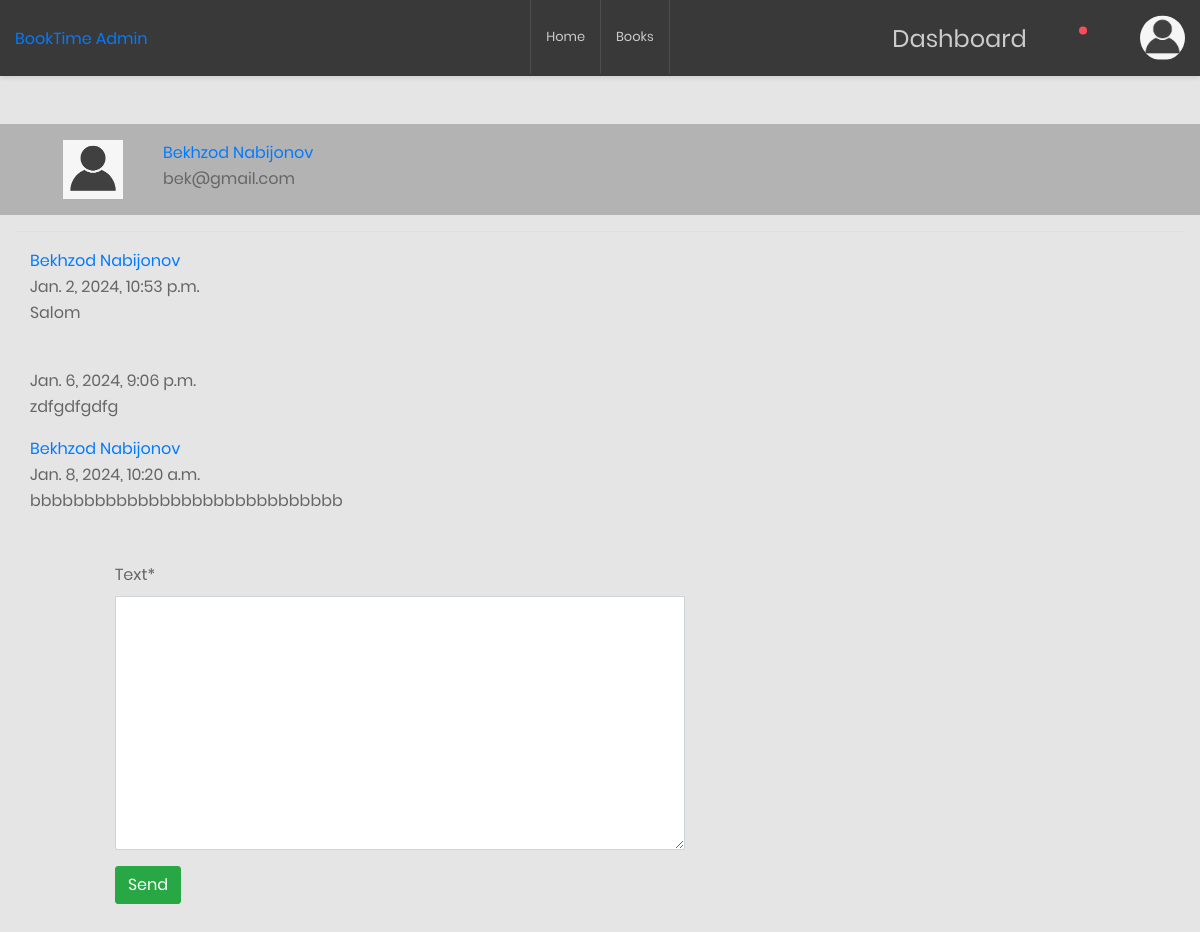
Page /dashboard/11/messages/ (signed in) on the committed database.
### readers/models.py (models this page shows)
class Readers(AbstractUser):
    class Status(models.TextChoices):
        New = "New", "New"
        Active = "Active", "Active"
    picture = models.ImageField(default='profile_pictures/anonim_user.png', upload_to='profile_pictures/')
    address = models.CharField(max_length=300, blank=True, default="")
    phone = models.CharField(max_length=13)
    balance = models.DecimalField(max_digits=8, decimal_places=2, blank=True, default=0)
    status = models.CharField(max_length=6,
                              choices=Status.choices,
                              default=Status.New
                              )
    class Meta:
        verbose_name = 'Reader'
        verbose_name_plural = 'Readers'

### dashboard/models.py (models this page shows, shortened)
class ReaderMessages(models.Model):
    reader = models.ForeignKey(Readers, related_name='reader_messages', on_delete=models.CASCADE)
    text = models.TextField()
    created_at = models.DateTimeField(auto_now_add=True)
    admin = models.ForeignKey(Readers, related_name='admin_messsages', on_delete=models.CASCADE)

### dashboard/views.py (the view, shortened to what this page needs)
# urls.py: path('<int:reader_id>/messages/', ReaderMessagesView.as_view(), name="reader_messages"),
class ReaderMessagesView(SuperuserRequiredMixin, View):
    def get(self, request, reader_id):
        reader = Readers.objects.get(id=reader_id)
        reader_messages = reader.reader_messages.all()
        message_form = MessageForm()
        context = {'reader': reader, 'message_form': message_form, 'reader_messages': reader_messages}
        return render(request, 'dashboard/messages.html', context)

### dashboard/forms.py
class MessageForm(forms.ModelForm):
    class Meta:
        model = ReaderMessages
        fields = ['text']

### dashboard/views.py (called while the page is built)
    def test_func(self):
        return self.request.user.is_superuser

### templates/dashboard/messages.html (shortened to what this page needs)
{% extends 'base.html' %}
{% load static %}
{% load crispy_forms_tags %}
{% block content %}
<div class="row" style="background-color: rgb(179, 179, 179);">
    <div class="col-1 ms-5 my-3">
        <a class="" href="#">
            <img alt="" width="60" height="60" src="{{ reader.picture.url }}">
        </a>
    </div>
    <div class="col-6 my-3">
        <span class="">
            <a href="#" class="">
                {{ reader.first_name }} {{ reader.last_name }}
            </a>
        </span>
        <br>
        <span class="">
            <a class="">{{ reader.email }}</a>
        </span>
    </div>
</div>
<hr>
{% if reader_messages %}
    {% for message in reader_messages %}
        <div class="col-6 my-3">
            <span class="">
                <a href="#" class="">
                    {{ message.admin.first_name }} {{ message.admin.last_name }}
                </a>
            </span>
            <div class="">
                <div class="">
                        <span>{{ message.created_at }}</span>
                </div>
            </div>
            <div class="">
                <p>
                    {{ message.text }}
                </p>
            </div>
        </div>
    {% endfor %}
{% endif %}
<div class="row mt-5">
    <div class="col-1"></div>
    <div class="col-6">
        <form method="POST">
            {{ message_form | crispy }}
            <button class="btn btn-success mb-3">Send</button>
        </form>
    </div>
</div>
{% endblock %}

### templates/base.html (shortened to what this page needs)
<!DOCTYPE html>
{% load static %}
{% url 'home_page' as home_page_url %}
{% url 'main:list' as books_page_url %}
{% url 'readers:profile' as profile_page_url %}
{% url 'readers:profile-edit' as profile_edit_page_url %}
{% url 'dashboard:dashboard' as dashboard_page_url %}
<html lang="en">
<head>
    <link rel="stylesheet" href="{% static 'main/css/bootstrap.main.css' %}">
    <link rel="stylesheet" href="{% static 'main/css/main.css' %}">
    <link rel="stylesheet" href="https://cdn.jsdelivr.net/npm/bootstrap-icons@1.11.2/font/bootstrap-icons.min.css">
    <link href="{% static 'dashboard/css/font-face.css' %}" rel="stylesheet" media="all">
    <link href="{% static 'dashboard/vendor/font-awesome-4.7/css/font-awesome.min.css' %}" rel="stylesheet" media="all">
    <link href="{% static 'dashboard/vendor/font-awesome-5/css/fontawesome-all.min.css' %}" rel="stylesheet" media="all">
    <link href="{% static 'dashboard/vendor/mdi-font/css/material-design-iconic-font.min.css' %}" rel="stylesheet" media="all">
    <link href="{% static 'dashboard/vendor/bootstrap-4.1/bootstrap.min.css' %}" rel="stylesheet" media="all">
    <link href="{% static 'dashboard/vendor/animsition/animsition.min.css' %}" rel="stylesheet" media="all">
    <link href="{% static 'dashboard/vendor/bootstrap-progressbar/bootstrap-progressbar-3.3.4.min.css' %}" rel="stylesheet" media="all">
    <link href="{% static 'dashboard/vendor/wow/animate.css' %}" rel="stylesheet" media="all">
    <link href="{% static 'dashboard/vendor/css-hamburgers/hamburgers.min.css' %}" rel="stylesheet" media="all">
    <link href="{% static 'dashboard/vendor/slick/slick.css' %}" rel="stylesheet" media="all">
    <link href="{% static 'dashboard/vendor/select2/select2.min.css' %}" rel="stylesheet" media="all">
    <link href="{% static 'dashboard/vendor/perfect-scrollbar/perfect-scrollbar.css' %}" rel="stylesheet" media="all">
    <link href="{% static 'dashboard/css/theme.css' %}" rel="stylesheet" media="all">
</head>
<body class="animsition">
    <div class="page-wrapper">
        <header class="header-desktop3 d-none d-lg-block">
            <div class="section__content section__content--p35">
                <div class="header3-wrap">
                    <div class="header__logo">
                        <a href="{% url 'landing_page' %}">
                            BookTime Admin
                        </a>
                    </div>
                    <div class="header__navbar">
                        <ul class="list-unstyled">
                            <li>
                                <a class="nav-link {% if request.path == home_page_url %} active {% endif %}" aria-current="page" href="{% url 'home_page' %}">
                                    Home
                                </a>
                            </li>
                            <li>
                                <a class="nav-link {% if request.path == books_page_url %} active {% endif %}" aria-current="page" href="{{ books_page_url }}">
                                    Books
                                </a>
                            </li>
                        </ul>
                    </div>
                    <div class="header__tool">
                        {% if request.user.is_authenticated %}
                        <div class="header-button-item">
                              {% if request.user.is_superuser %}
                                  <a class="nav-link {% if request.path == dashboard_page_url %} active {% endif %}" href="{{ dashboard_page_url }}">
                                    Dashboard
                                  </a>
                              {% endif %}
                        </div>
                        <div class="header-button-item has-noti js-item-menu">
                            <i class="zmdi zmdi-notifications"></i>
                        </div>
                        <div class="header-button-item js-item-menu">
                            <i class="zmdi zmdi-settings"></i>
                        </div>
                        <div class="account-wrap">
                            <div class="account-item account-item--style2 clearfix js-item-menu">
                                <div class="image">
                                    <img src="{{ request.user.picture.url }}" alt="John Doe" />
                                </div>
                            </div>
                        </div>
                        {% else %}
                        <div class="header-button-item btn btn-outline-info">
                            <a href="{% url 'readers:login' %}">Login</a>
                        </div>
                        {% endif %}
                    </div>
                </div>
            </div>
        </header>
  <div class="container mt-5">
  {% block content %}
  {% endblock %}
  </div>
</body>
</html>

### rows in the picture
Readers: user.picture (picture)
Readers: picture (picture), first_name "Bekhzod", last_name "Nabijonov", email "bek@gmail.com"
ReaderMessages: admin.first_name "Bekhzod", admin.last_name "Nabijonov", created_at "Jan. 2, 2024, 10:53 p.m.", text "Salom"
ReaderMessages: created_at "Jan. 6, 2024, 9:06 p.m.", text "zdfgdfgdfg"
ReaderMessages: admin.first_name "Bekhzod", admin.last_name "Nabijonov", created_at "Jan. 8, 2024, 10:20 a.m.", text "bbbbbbbbbbbbbbbbbbbbbbbbbbbbb"
